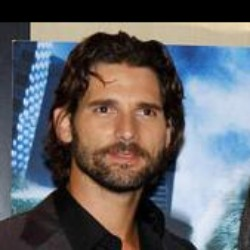
#> input picture ejercicio2/data/face_detection/val_face_detection_images/seen_Eric_Bana_0001.jpg, 250 x 250 px, found by its file name
$ python test.py
#> lines starting #> are read from the running program, lines starting #| are printed output that depends on the picture
import cv2
import numpy as np
from glob import glob
from enum import Enum
import os
import sklearn
import sklearn.neighbors
import matplotlib.pyplot as plt
import pickle
from evaluation import evaluate_detector, precision_and_recall, interpolated_average_precision
import sys
from image_utils import non_max_suppression

#Region HOG
from skimage.io import imread
from skimage.transform import resize
from skimage.feature import hog
from skimage import exposure
#Endregion


def extract_hog_features(img):
	resized_img = resize(img, (128*4, 64*4))

	fd, hog_image = hog(resized_img, orientations=9, pixels_per_cell=(8, 8),
	cells_per_block=(2, 2), visualize=True)

	plt.axis("off")
	plt.imshow(hog_image, cmap="gray")
	return fd

imgdir = 'C:\\Users\\joaco\\Desktop\\Computer vision ejercicio 2\\data\\face_detection\\val_face_detection_images\\seen_Eric_Bana_0001.jpg'
img = cv2.imread(imgdir,cv2.IMREAD_GRAYSCALE)
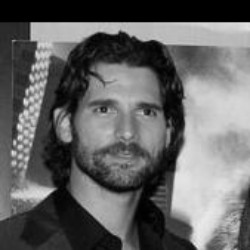
#> img: shape (250, 250); min 0, max 236, mean 100.2
print(extract_hog_features(img))
#> in extract_hog_features, `resized_img = resize(img, (128*4, 64*4))`:
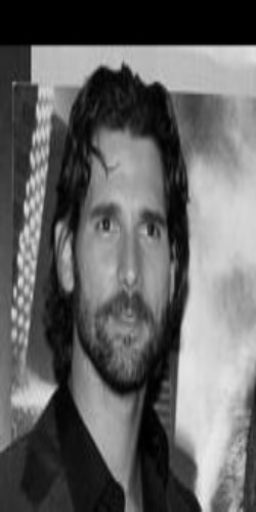
#> resized_img: shape (512, 256) float64; min 0, max 0.914, mean 0.393
#> (printed output is left out)
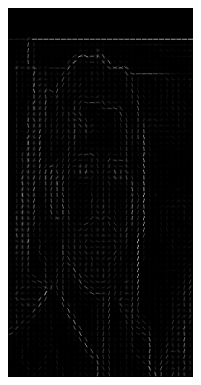
#> figure drawn by matplotlib, 1 panel

$ run again, with ejercicio2/data/face_detection/val_face_detection_images/seen_Ariel_Sharon_0003.jpg copied over ejercicio2/data/face_detection/val_face_detection_images/seen_Eric_Bana_0001.jpg
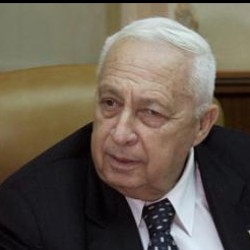
#> input picture ejercicio2/data/face_detection/val_face_detection_images/seen_Ariel_Sharon_0003.jpg, 250 x 250 px, found by its file name
#> in extract_hog_features, `resized_img = resize(img, (128*4, 64*4))`:
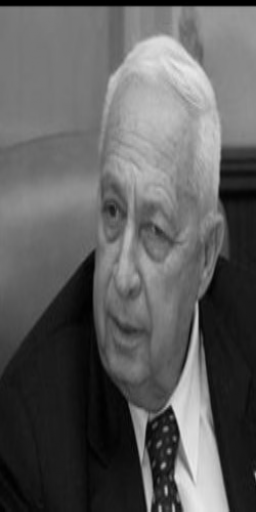
#> resized_img: shape (512, 256) float64; min 0, max 0.926, mean 0.368
#> (printed output is left out)
#> `print(extract_hog_features(img))`:
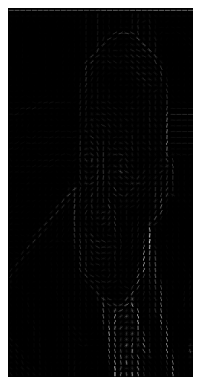
#> figure drawn by matplotlib, 1 panel

$ run again, with ejercicio2/data/face_detection/val_face_detection_images/seen_Hans_Leistritz_0001.jpg copied over ejercicio2/data/face_detection/val_face_detection_images/seen_Eric_Bana_0001.jpg
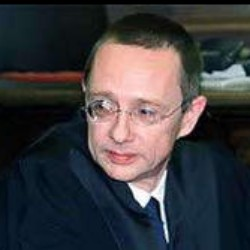
#> input picture ejercicio2/data/face_detection/val_face_detection_images/seen_Hans_Leistritz_0001.jpg, 250 x 250 px, found by its file name
#> in extract_hog_features, `resized_img = resize(img, (128*4, 64*4))`:
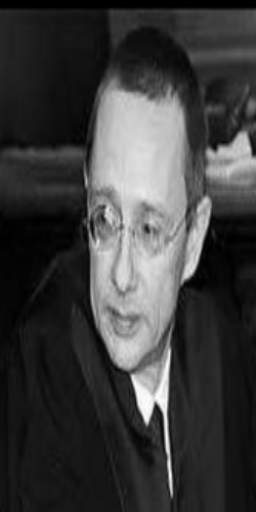
#> resized_img: shape (512, 256) float64; min 0, max 0.998, mean 0.241
#> (printed output is left out)
#> `print(extract_hog_features(img))`:
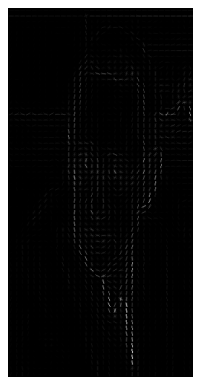
#> figure drawn by matplotlib, 1 panel

$ run again, with ejercicio2/data/face_detection/val_face_detection_images/seen_Jung_Bong_0001.jpg copied over ejercicio2/data/face_detection/val_face_detection_images/seen_Eric_Bana_0001.jpg
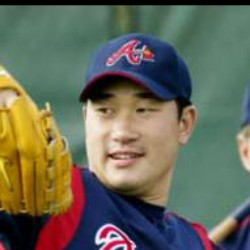
#> input picture ejercicio2/data/face_detection/val_face_detection_images/seen_Jung_Bong_0001.jpg, 250 x 250 px, found by its file name
#> in extract_hog_features, `resized_img = resize(img, (128*4, 64*4))`:
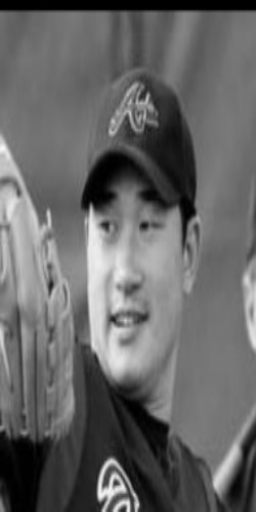
#> resized_img: shape (512, 256) float64; min 0, max 0.976, mean 0.402
#> (printed output is left out)
#> `print(extract_hog_features(img))`:
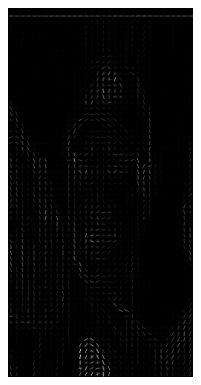
#> figure drawn by matplotlib, 1 panel
